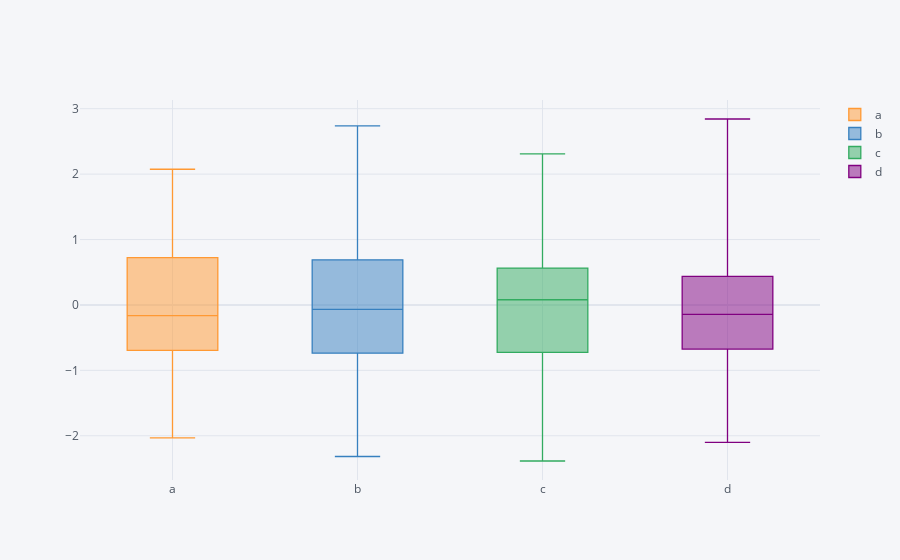

The cell this chart's notebook holds for it:
### Code cell
dataframe.iplot(kind='box')
